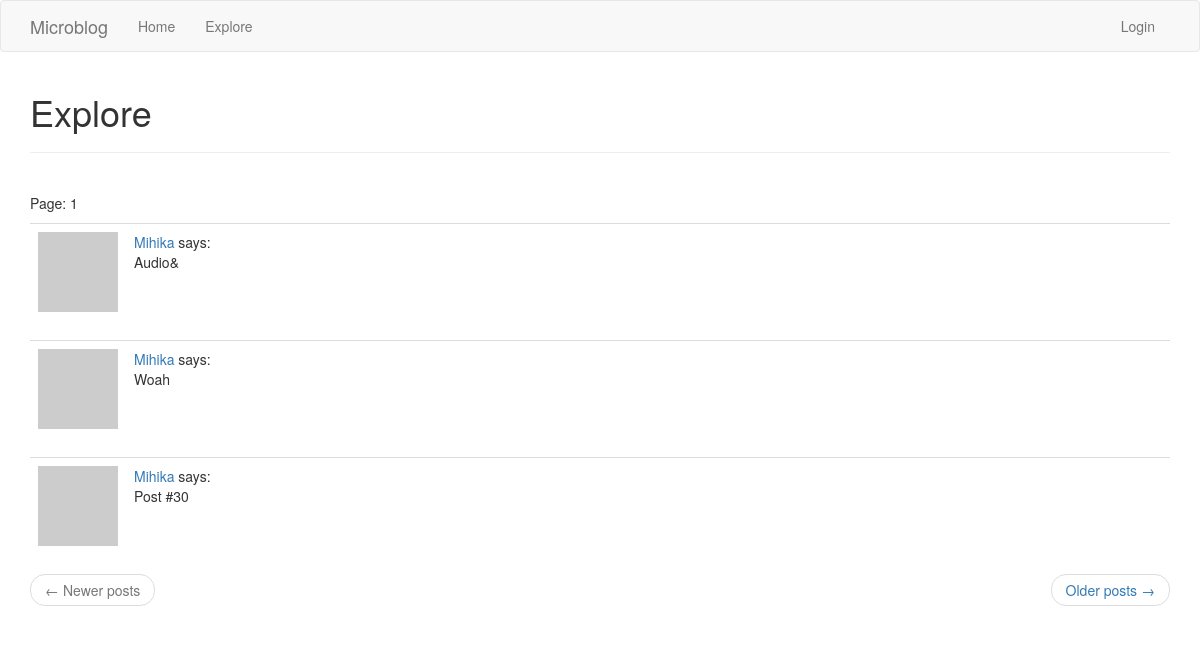
Before: /explore with the older database file.
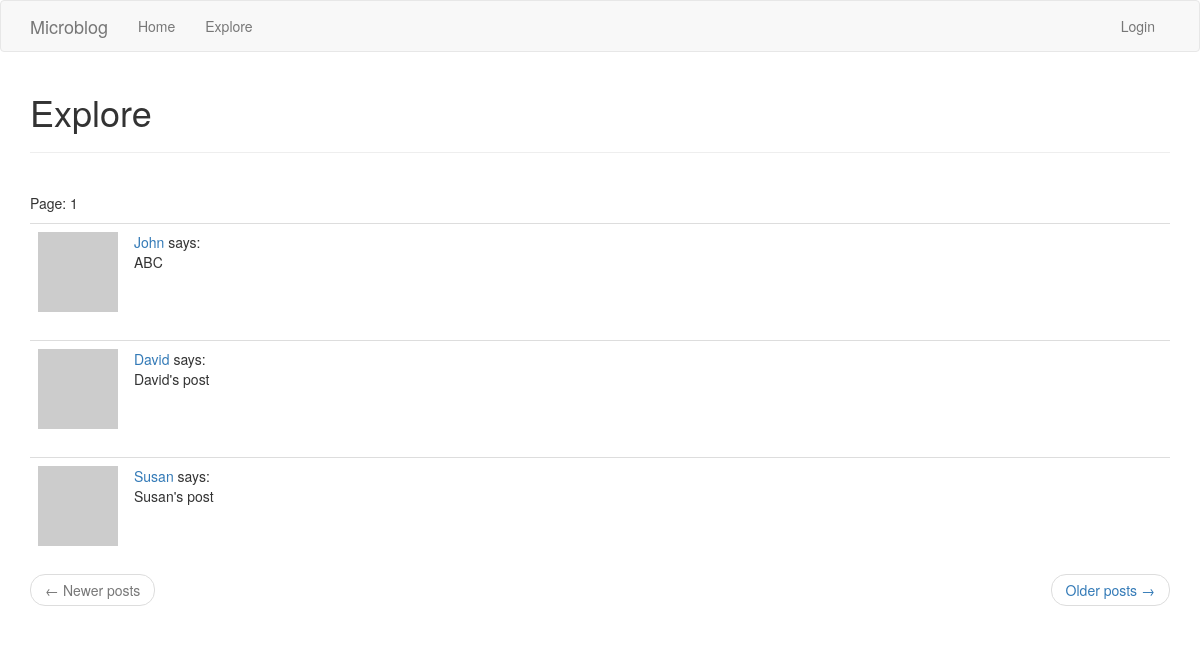
After: the same page with the newer database file.
### app/models.py (models this page shows, shortened)
class Post(db.Model):
	id = db.Column(db.Integer, primary_key=True)
	body = db.Column(db.String(140))
	timestamp = db.Column(db.DateTime, index=True, default=datetime.utcnow)
	user_id = db.Column(db.Integer, db.ForeignKey('user.id'))

class User(UserMixin, db.Model):
	id = db.Column(db.Integer, primary_key=True)
	username = db.Column(db.String(64), unique=True, index=True)
	email = db.Column(db.String(128), unique=True, index=True)
	password = db.Column(db.String(128), unique=True, index=True)
	about_me = db.Column(db.String(140))
	last_seen = db.Column(db.DateTime, default=datetime.utcnow)
	posts = db.relationship('Post', backref='author', lazy='dynamic')
	followed = db.relationship('User', secondary=followers, primaryjoin=(followers.c.follower_id == id), secondaryjoin=(
		followers.c.followed_id == id), backref=db.backref('followers', lazy='dynamic'), lazy='dynamic')
	def avatar(self, size):
		x = "hey8989"+self.email
		digest = md5(x.lower().encode('utf-8')).hexdigest()
		return 'https://www.gravatar.com/avatar/{}?d=identicon&s={}'.format(digest, size)

### app/routes.py (the view)
@app.route('/explore')
def explore():
	page = request.args.get('page', 1, type=int)
	posts = Post.query.order_by(Post.timestamp.desc()).paginate(page, app.config['POSTS_PER_PAGE'], False)
	next_url = url_for('explore', page=posts.next_num) if posts.has_next else None
	prev_url = url_for('explore', page=posts.prev_num) if posts.has_prev else None
	return render_template('index.html', title='Explore', posts=posts.items, next_url=next_url, prev_url=prev_url, page=page)

### app/routes.py (called while the page is built)
@app.before_request
def before_request():
	if current_user.is_authenticated:
		current_user.last_seen = datetime.utcnow()
		db.session.commit()

### app/templates/index.html (shortened to what this page needs)
{% extends "base.html" %}
{% import 'bootstrap/wtf.html' as wtf %}
{% block app_content %}
    <h1>Explore</h1>
    <hr>
    <br>
    <p>Page: {{ page }}</p>
    {% for post in posts %}
        {% include '_post.html' %}
    {% endfor %}
    <nav aria-label="...">
        <ul class="pager">
            <li class="previous{% if not prev_url %} disabled{% endif %}">
                <a href="{{ prev_url or '#' }}">
                    <span aria-hidden="true">&larr;</span> Newer posts
                </a>
            </li>
            <li class="next{% if not next_url %} disabled{% endif %}">
                <a href="{{ next_url or '#' }}">
                    Older posts <span aria-hidden="true">&rarr;</span>
                </a>
            </li>
        </ul>
    </nav>
{% endblock %}

### app/templates/_post.html
 <table class="table table-hover">
        <tr>
            <td width="70px">
                <a href="{{ url_for('user', username=post.author.username) }}">
                    <img src="{{ post.author.avatar(70) }}" />
                </a>
            </td>
            <td>
                <a href="{{ url_for('user', username=post.author.username) }}">
                    {{ post.author.username }}
                </a>
                says:
                <br>
                {{ post.body }}
            </td>
        </tr>
    </table>

Changed rows visible on the page:
removed Post: author.username "Mihika", body "Audio&"
removed Post: author.username "Mihika", body "Woah"
removed Post: author.username "Mihika", body "Post #30"
now on this page (row edited): Post: author.username "John", body "ABC"
now on this page (row edited): Post: author.username "David", body "David's post"
now on this page (row edited): Post: author.username "Susan", body "Susan's post"
